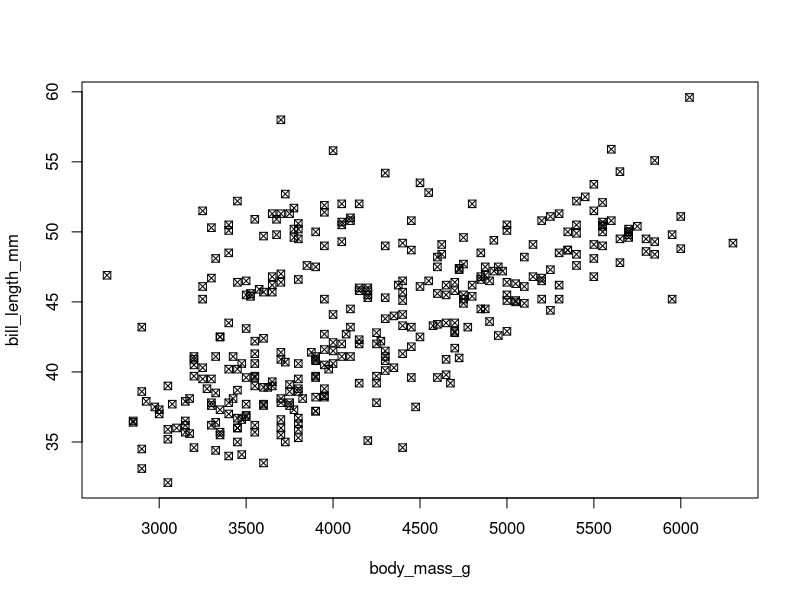
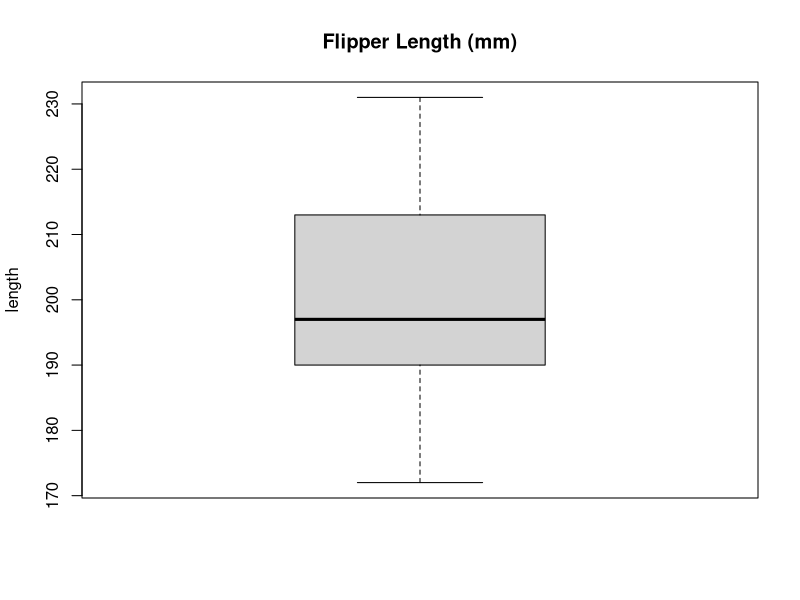
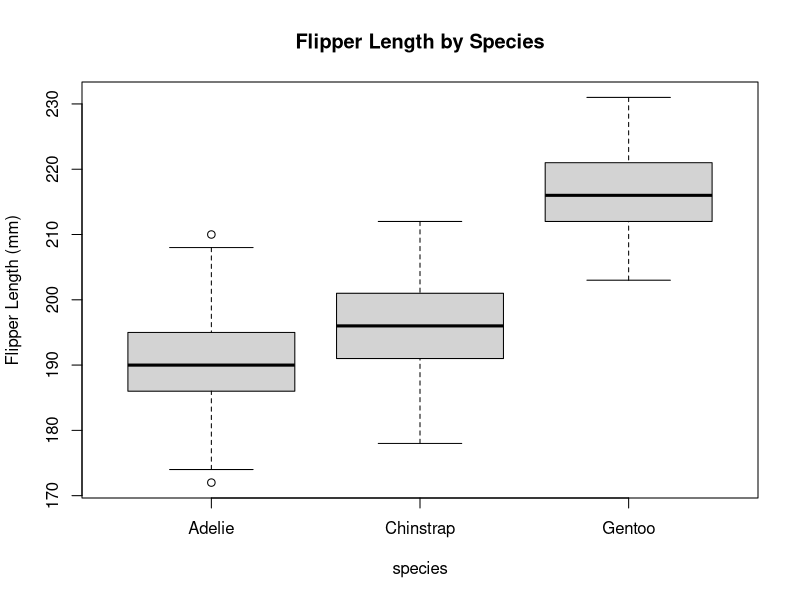
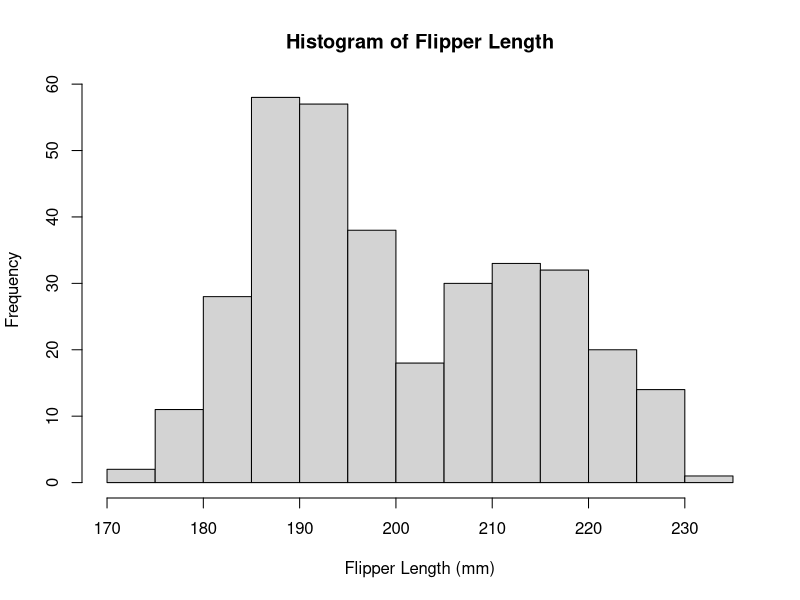
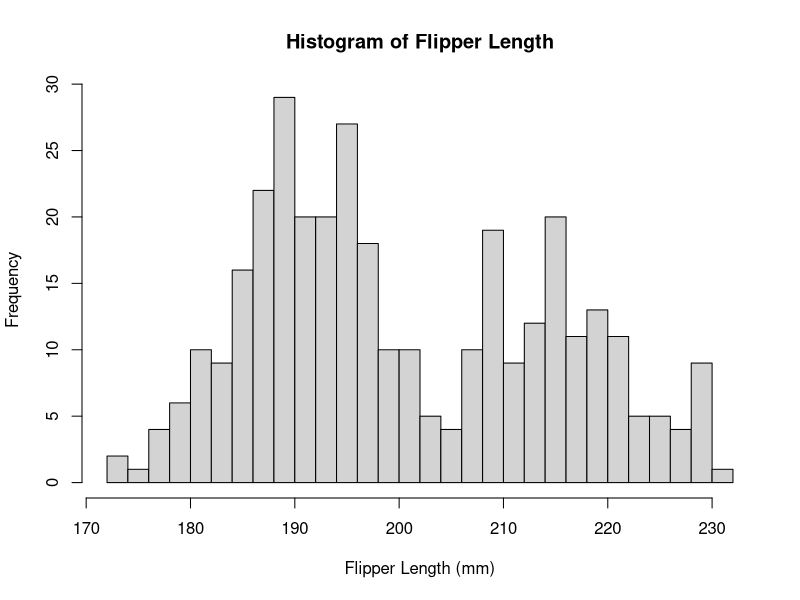
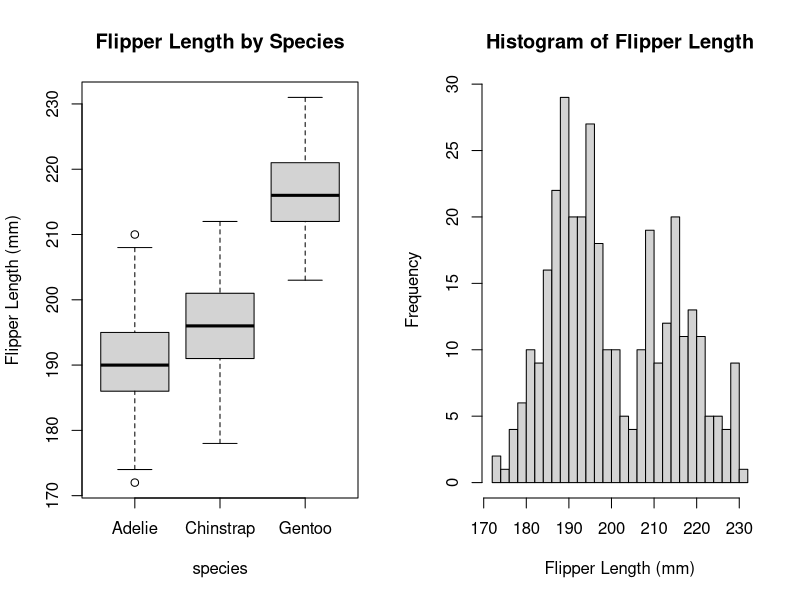

These charts were generated, in order, by the following R code:
## ---- chunk 1
knitr::opts_chunk$set(echo = TRUE)
knitr::opts_chunk$set(warning = FALSE)
knitr::opts_chunk$set(message = FALSE)
options(knitr.duplicate.label = TRUE)
## ---- chunk 2
# Create a vector of numbers:
num_vec  = c(1, 4, 8, 9, 13)

# Create a vector of characters:
char_vec = c("a", "fish", "data is cool")
## ---- chunk 3
# Typing the name of the vector into the console prints the contents
num_vec

# The print() function accomplishes the same task:
print(char_vec)
## ---- chunk 4
## build a data frame from scratch

dat_1 <- data.frame(
  letters = c("f", "t", "w"),
  numbers_1 = c(42,6, 31415956))

## I can print the contents by typing the name of the data frame

dat_1

## ---- chunk 5
## Here I will use subset a column by name

dat_1$letters

## ---- chunk 6
## Creating a subset using subset()

sub_1 <- subset(dat_1, letters == "f")

sub_1

## ---- chunk 7

## Create a matrix from scratch

new_matrix <- matrix(1:18, nrow = 6, ncol = 3) 

## the first argument is the data for the matrix
## nrow and ncol define the dimensions, only one is required

##display new matrix

new_matrix

## ---- chunk 8
## Use length() to retrieve a length

vect <- c(1:18)
length(vect)

## ---- chunk 9
## Use length() to set the length
## Establish and print vector

vect <- c(1:18)
vect

## set the length


length(vect) <- 9
vect

## ---- chunk 10

##nrow() can set the rows:
matrix <- matrix(18:35, nrow = 6)
matrix

##and nrow() can retrieve the rows:

nrow(matrix)

## ---- chunk 11
## ncol() can set the columns:

matrix <- matrix(18:35, ncol = 6)
matrix

## and ncol() can retrieve the columns:

ncol(matrix)

## ---- chunk 12
## To create a matrix from a vector, first establish the vector:

vect <- c(1:18)

## Then apply dimension using dim()

dim(vect) <- c(3,6)

vect

## ---- chunk 13
matrix <- matrix(18:35, ncol = 6)

dim(matrix)

## ---- chunk 14
## load the palmerpenguins package
require(palmerpenguins)

## demonstrate
summary(penguins)
## ---- chunk 15
## load the palmerpenguins package
require(palmerpenguins)


##demonstrate
## the argument na.rm removes NA values in this calculation

mean(penguins$flipper_length_mm, na.rm = TRUE)


## ---- chunk 16
## load the palmerpenguins package
require(palmerpenguins)

## demonstrate
## the argument na.rm removes NA values in this calculation

sd(penguins$flipper_length_mm, na.rm = TRUE)
## ---- chunk 17

## load the penguins package:
require(palmerpenguins)

## using formula notation:
## I can use the pch argument to change the symbol

plot(
  bill_length_mm ~ body_mass_g,
  data = penguins,
  pch = 7)


## ---- chunk 18

## Load the palmerpenguins package:
require(palmerpenguins)

## a single boxplot:
boxplot(penguins$flipper_length_mm, 
        main = "Flipper Length (mm)",
        ylab = "length")  ## here the main and ylab arguments are providing labels

## A conditional boxplot :
boxplot(flipper_length_mm ~ species, data = penguins, 
        ## the first argument tells it which data to plot and which 
        ## to condition it by, using the ~ (tilda)
        main = "Flipper Length by Species",
        ## again, labels
        ylab = "Flipper Length (mm)")

## ---- chunk 19
## import the penguin data:
require(palmerpenguins)

## create a histogram
hist(penguins$flipper_length_mm,
     main = "Histogram of Flipper Length",
     xlab = "Flipper Length (mm)")

## ---- chunk 20

## make a histogram with 40 bins:

hist(penguins$flipper_length_mm,
     breaks = 40, ## here I specify the breaks
     main = "Histogram of Flipper Length",
     xlab = "Flipper Length (mm)")

## ---- chunk 21
## this is how to implement the par() function:

par(mfrow = c(1,2)) ##mfrow describes the layout. Here, 1X2
## The graphs following par() will be plotted together
boxplot(flipper_length_mm ~ species, data = penguins, 
        main = "Flipper Length by Species",
        ylab = "Flipper Length (mm)")
hist(penguins$flipper_length_mm,
     breaks = 40,
     main = "Histogram of Flipper Length",
     xlab = "Flipper Length (mm)")

